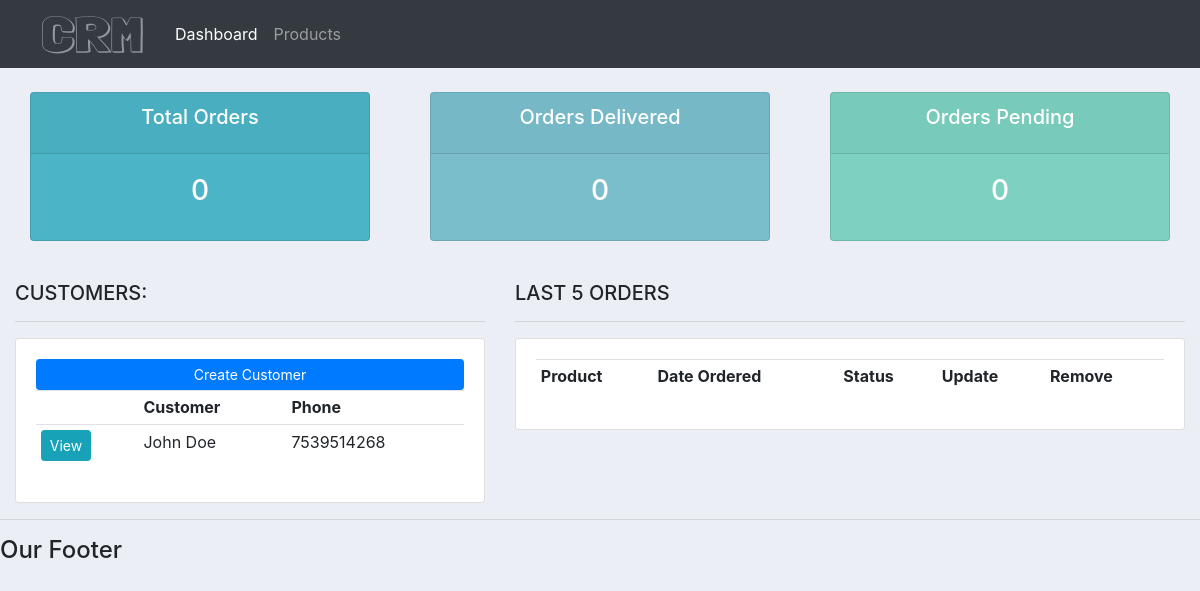
The app's page /, older data.
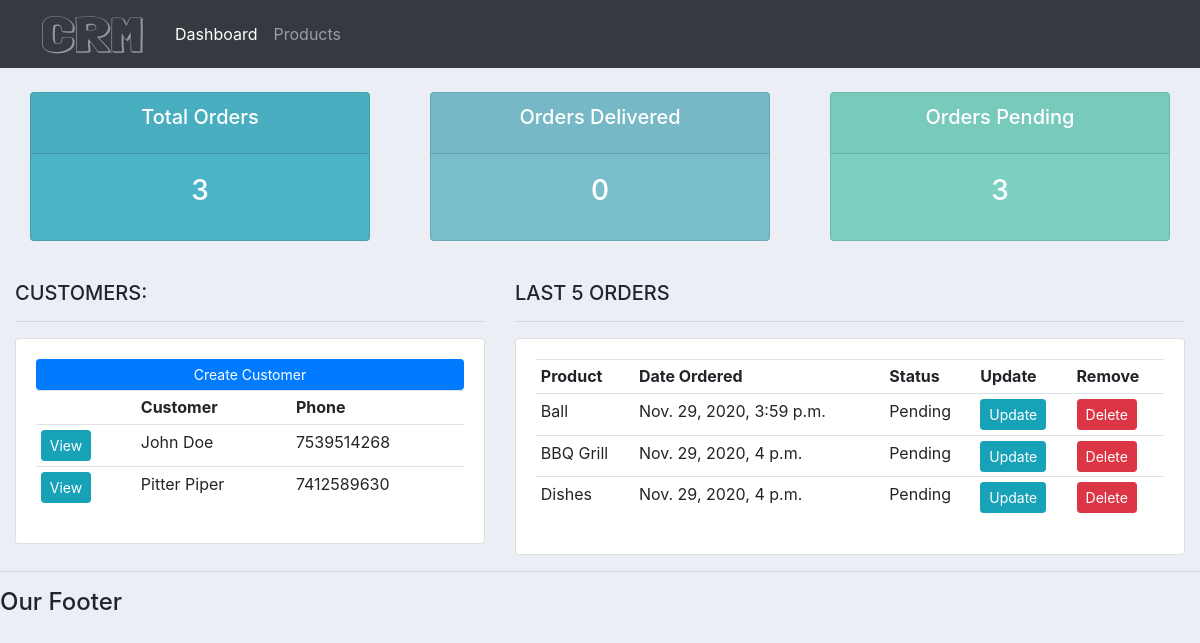
The same page, newer data.
### accounts/models.py (models this page shows, shortened)
class Customer(models.Model):
    name = models.CharField(max_length=200, null=True)
    phone = models.CharField(max_length=200, null=True)
    email = models.CharField(max_length=200, null=True)
    date_created = models.DateTimeField(auto_now_add=True, null=True)

class Order(models.Model):
    STATUS = (
            ('Pending', 'Pending'),
            ('Out for delivery', 'Out for delivery'),
            ('Delivered', 'Delivered')
    )
    customer = models.ForeignKey(Customer, null=True, on_delete=models.SET_NULL)
    product = models.ForeignKey(Product, null=True, on_delete=models.SET_NULL)
    date_created = models.DateTimeField(auto_now_add=True, null=True)
    status = models.CharField(max_length=200, null=True, choices=STATUS)
    note = models.CharField(max_length=200, null=True)

class Product(models.Model):
    CATEGORY = (
            ('Indoor', 'Indoor'),
            ('Out Door', 'Out Door'),
    )
    name = models.CharField(max_length=200, null=True)
    price = models.FloatField(null=True)
    category = models.CharField(max_length=200, null=True, choices=CATEGORY)
    description = models.CharField(max_length=200, null=True, blank=True)
    date_created = models.DateTimeField(auto_now_add=True, null=True)
    tags = models.ManyToManyField(Tag)
    def __str__(self):
        return self.name

### accounts/views.py (the view)
# urls.py: path('', views.home, name="home"),
def home(request) :
    orders = Order.objects.all()
    customers = Customer.objects.all()
    total_customers = customers.count()
    total_orders = orders.count()
    delivered = orders.filter(status='Delivered').count()
    pending = orders.filter(status='Pending').count()
    context = {'orders': orders,
                'customers': customers,
                'total_orders': total_orders,
                'total_customers': total_customers,
                'delivered': delivered,
                'pending': pending
                }
    return render(request, 'accounts/dashboard.html', context)

### accounts/templates/accounts/dashboard.html
{% extends 'accounts/main.html' %}
{% block content %}
{% include 'accounts/status.html' %}
<br>
<div class="row">
  <div class="col-md-5">
    <h5>CUSTOMERS:</h5>
    <hr>
    <div class="card card-body">
      <a class="btn btn-primary btn-sm btn-block" href="#">Create Customer</a>
      <table class="table table-sm">
        <tr>
          <th></th>
          <th>Customer</th>
          <th>Phone</th>
        </tr>
        {% for customer in customers %}
          <tr>
            <td><a class="btn btn-sm btn-info" href="{% url 'customer' customer.id %}">View</a></td>
            <td>{{ customer.name }}</td>
            <td>{{ customer.phone }}</td>
          </tr>
        {% endfor %}
      </table>
    </div>
  </div>
  <div class="col-md-7">
    <h5>LAST 5 ORDERS</h5>
    <hr>
    <div class="card card-body">
      <table class="table table-sm">
        <tr>
          <th>Product</th>
          <th>Date Ordered</th>
          <th>Status</th>
          <th>Update</th>
          <th>Remove</th>
        </tr>
        {% for order in orders %}
          <tr>
            <td>{{ order.product }}</td>
            <td>{{ order.date_created }}</td>
            <td>{{ order.status }}</td>
            <td><a class="btn btn-sm btn-info" href="{% url 'update_order' order.id %}">Update</a></td>
            <td><a class="btn btn-sm btn-danger" href="{% url 'delete_order' order.id %}">Delete</a></td>
          </tr>
        {% endfor %}
      </table>
    </div>
  </div>
</div>
{% endblock %}

Row changes from the older to the newer data that the page shows:
added Customer: name "Pitter Piper", phone "7412589630"
added Order: product "Ball", date_created "Nov. 29, 2020, 3:59 p.m.", status "Pending"
added Order: product "BBQ Grill", date_created "Nov. 29, 2020, 4 p.m.", status "Pending"
added Order: product "Dishes", date_created "Nov. 29, 2020, 4 p.m.", status "Pending"
Text that changed along with them:
{{ total_orders }}: "0" → "3"
{{ pending }}: "0" → "3"
